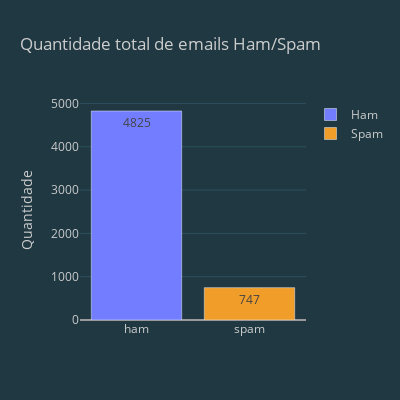

Notebook code for this chart:
### Code cell
#plt.figure(figsize=(8, 4))
#sns.barplot(x=df['target'].value_counts().index, y=df['target'].value_counts().values)

fig = go.Figure()
fig.add_trace(go.Bar(
    x=[df['target'].value_counts().index[0]], 
    y=[df['target'].value_counts()[0]], 
    text=[df['target'].value_counts()[0]],
    name='Ham'
    ))

fig.add_trace(go.Bar(
    x=[df['target'].value_counts().index[1]], 
    y=[df['target'].value_counts()[1]], 
    text=[df['target'].value_counts()[1]],
    name='Spam'
    ))
    
fig.update_layout(
    title='<span>Quantidade total de emails Ham/Spam</span>', 
    autosize=False,
    width=400,
    height=400,
    yaxis=dict(title='<span>Quantidade</span>'),
    template='my_theme'
    )

### Figure 1 — Plotly figure (JSON) as saved in the notebook; plotly's stock layout.template omitted (floating-point values rounded to 4 significant figures)
{"data": [{"name": "Ham", "text": ["4825"], "type": "bar", "x": ["ham"], "y": [4825]}, {"name": "Spam", "text": ["747"], "type": "bar", "x": ["spam"], "y": [747]}], "layout": {"autosize": false, "height": 400, "title": {"text": "<span>Quantidade total de emails Ham/Spam</span>"}, "width": 400, "yaxis": {"title": {"text": "<span>Quantidade</span>"}}}}
